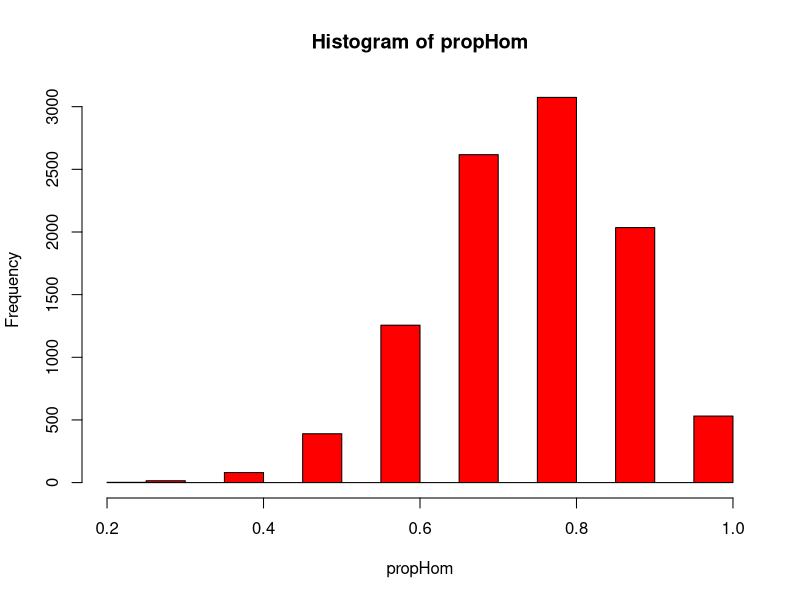
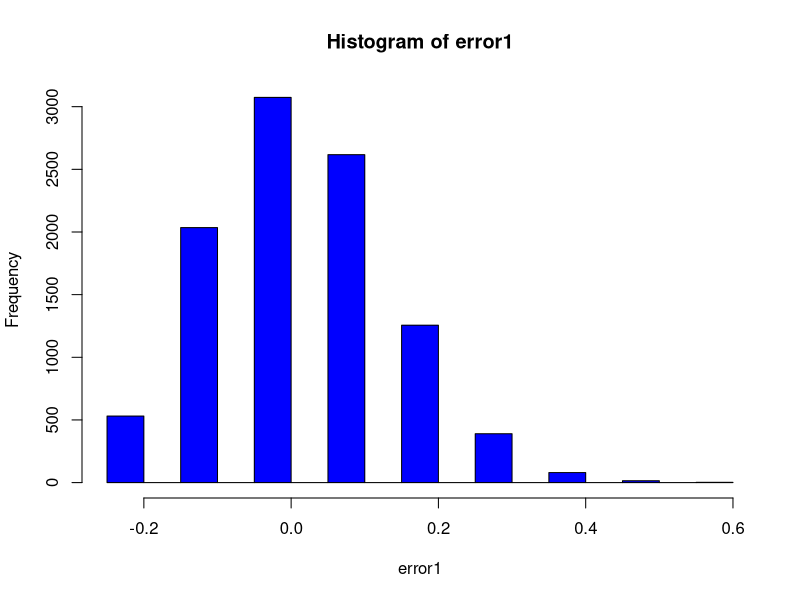

Write the R code that produced these figures, in order.
## ---- chunk 1
################################################################################
# Simulación y ejemplo de cálculo mediante simulación de un tamaño
# de muestras para estimar una proporción
################################################################################

# Número de hombres y mujeres de un grupo en particular
numhombres <- 58
nummujeres <- 18

# Tamaño de muestra de la población
tammuestra <- 10
# Número de simulaciones para estimar el tamaño de muestra apropiado
nsim <- 10000

# Generar la población total
total <- c(rep("Hombre",numhombres),rep("Mujer",nummujeres))
total

# Tabla de frecuencia "real" a partir de la población
table(total)
# Proporción "real" a partir de la población
table(total)/sum(table(total))

# Extraer sólo la proporción de hombres
propHomR <- (table(total)/sum(table(total)))[1]
propHomR

# Generar una muestra aleatoria sin reemplazamiento
muestra <- sample(total,tammuestra)
muestra

# Tabla de frecuencia de la muestra
table(muestra)
# Proporción de la muestra
table(muestra)/sum(table(muestra))

# "Error" entre la proporción "real" y la de la "muestra"
# o diferencia entre la proporción "real" y la muestra
# Proporción real
pR <- table(total)/sum(table(total))
# Proporción de la muestra
pM <- table(muestra)/sum(table(muestra))
# Diferencia de las proporciones en valor absoluto
pR-pM
# Diferencia de las proporciones en valor absoluto
abs(pR-pM)

# Estimación de la distribución del la proporción utilizando
# un tamaño de muestra específico de acuerdo a la variable
# "tammuestra2" y replicado el número de simulaciones
simula1 <- data.frame(replicate(nsim,sample(total,tammuestra)))
# Cálculo de la proporción de hombres para cada muestra generada
propHom <- sapply(simula1,function(x) (table(x)/sum(table(x)))[1])

# Histograma de la proporciones de hombres de acuerdo a la muestra.
hist(propHom, col = "red")
# Resumen estadístico de la proporción simulada.
summary(propHom)
# Estimación del intervalo de confianza al 95%
quantile(propHom,c(0.025,0.975))

# Distribución del error
# Cálculo de la diferencia entre el valor "verdadero" y
# el valor obtenido de las muestras.
error1 <- propHomR-propHom
# Histograma de las diferencias, desviaciones o errores.
hist(error1,col="blue")
# Cálculo del intervalo de confianza al 95% de los errores.
quantile(error1,c(0.025,0.975))
